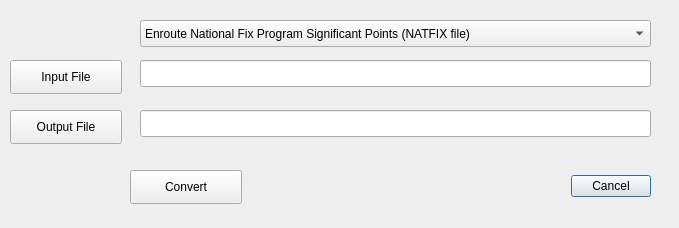
<?xml version="1.0" encoding="UTF-8"?>
<ui version="4.0">
 <class>faa_nasr2shpDialogBase</class>
 <widget class="QDialog" name="faa_nasr2shpDialogBase">
  <property name="geometry">
   <rect>
    <x>0</x>
    <y>0</y>
    <width>679</width>
    <height>228</height>
   </rect>
  </property>
  <property name="windowTitle">
   <string>FAA_NASR2shp</string>
  </property>
  <widget class="QDialogButtonBox" name="button_box">
   <property name="geometry">
    <rect>
     <x>510</x>
     <y>170</y>
     <width>141</width>
     <height>32</height>
    </rect>
   </property>
   <property name="orientation">
    <enum>Qt::Horizontal</enum>
   </property>
   <property name="standardButtons">
    <set>QDialogButtonBox::Cancel</set>
   </property>
  </widget>
  <widget class="QPushButton" name="pbOutputFile">
   <property name="geometry">
    <rect>
     <x>10</x>
     <y>110</y>
     <width>112</width>
     <height>34</height>
    </rect>
   </property>
   <property name="text">
    <string>Output File</string>
   </property>
  </widget>
  <widget class="QLineEdit" name="leInputFile">
   <property name="geometry">
    <rect>
     <x>140</x>
     <y>60</y>
     <width>511</width>
     <height>27</height>
    </rect>
   </property>
  </widget>
  <widget class="QLineEdit" name="leOutputFile">
   <property name="geometry">
    <rect>
     <x>140</x>
     <y>110</y>
     <width>511</width>
     <height>27</height>
    </rect>
   </property>
  </widget>
  <widget class="QPushButton" name="pbInputFile">
   <property name="geometry">
    <rect>
     <x>10</x>
     <y>60</y>
     <width>112</width>
     <height>34</height>
    </rect>
   </property>
   <property name="text">
    <string>Input File</string>
   </property>
  </widget>
  <widget class="QComboBox" name="cbeNasrFile">
   <property name="geometry">
    <rect>
     <x>140</x>
     <y>20</y>
     <width>511</width>
     <height>27</height>
    </rect>
   </property>
   <item>
    <property name="text">
     <string>Enroute National Fix Program Significant Points (NATFIX file)</string>
    </property>
   </item>
   <item>
    <property name="text">
     <string>Regulatory AWY (AWY file) - awys</string>
    </property>
   </item>
   <item>
    <property name="text">
     <string>Regulatory AWY (AWY file) - awys segments</string>
    </property>
   </item>
   <item>
    <property name="text">
     <string>Airports and Other Landing Facilities (APT) - Airports</string>
    </property>
   </item>
   <item>
    <property name="text">
     <string>Airports and Other Landing Facilities (APT) - Rynways</string>
    </property>
   </item>
  </widget>
  <widget class="QPushButton" name="pbConvert2shp">
   <property name="geometry">
    <rect>
     <x>130</x>
     <y>170</y>
     <width>112</width>
     <height>34</height>
    </rect>
   </property>
   <property name="text">
    <string>Convert</string>
   </property>
  </widget>
 </widget>
 <resources/>
 <connections>
  <connection>
   <sender>button_box</sender>
   <signal>accepted()</signal>
   <receiver>faa_nasr2shpDialogBase</receiver>
   <slot>accept()</slot>
   <hints>
    <hint type="sourcelabel">
     <x>20</x>
     <y>20</y>
    </hint>
    <hint type="destinationlabel">
     <x>20</x>
     <y>20</y>
    </hint>
   </hints>
  </connection>
  <connection>
   <sender>button_box</sender>
   <signal>rejected()</signal>
   <receiver>faa_nasr2shpDialogBase</receiver>
   <slot>reject()</slot>
   <hints>
    <hint type="sourcelabel">
     <x>20</x>
     <y>20</y>
    </hint>
    <hint type="destinationlabel">
     <x>20</x>
     <y>20</y>
    </hint>
   </hints>
  </connection>
 </connections>
</ui>
